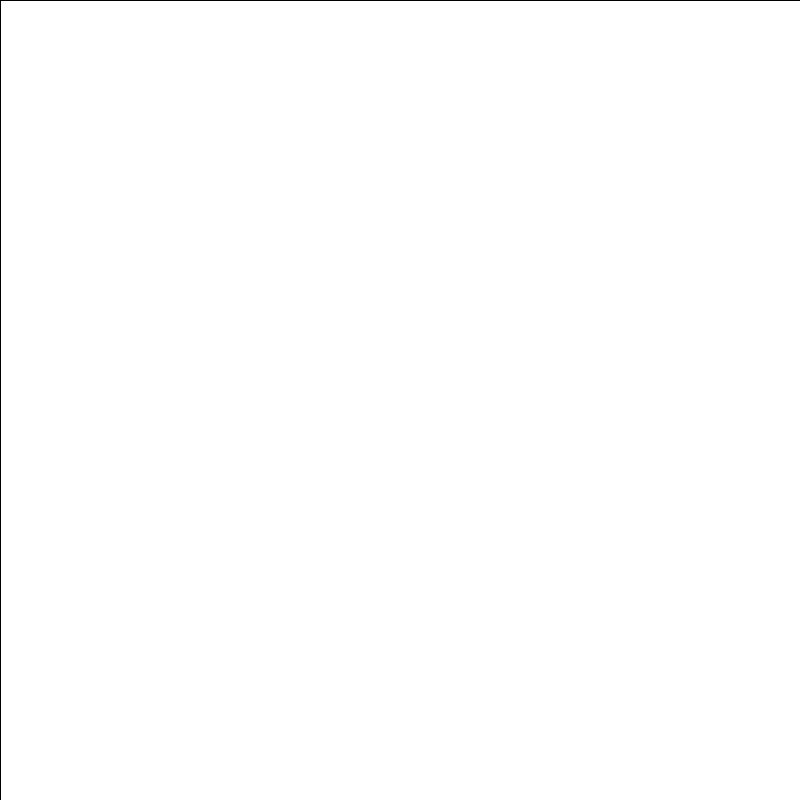
Frame 1 (no input)
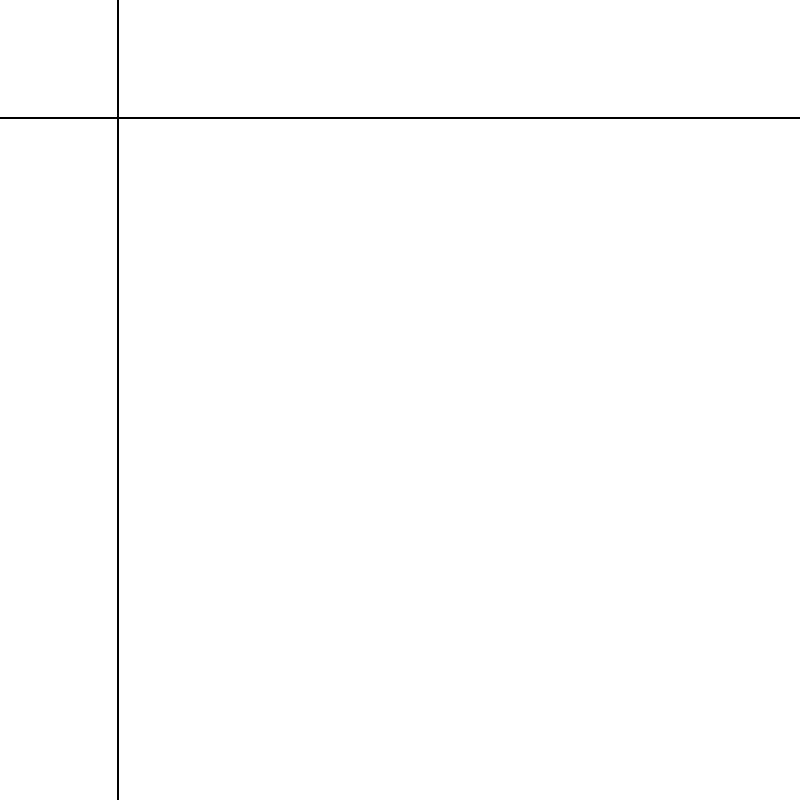
Frame 60 (no input)
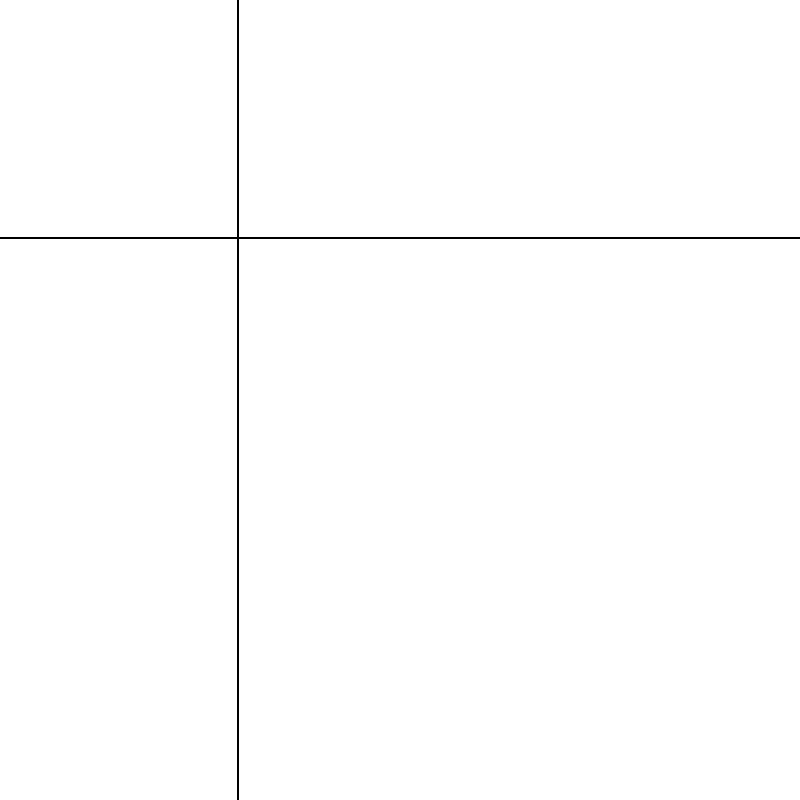
Frame 120 (the mouse pressed at the canvas centre since frame 60)

The p5.js sketch that drew these frames (run headless with seeded random() and noise() and a simulated clock; from frame 60 on, the mouse is pressed at the canvas centre):

// p5.js sketch
// ── sketch.js
let dist = 5;
let x = 0;
let y = 0;

function setup() {
  createCanvas(800, 800);
}

function draw() {
  background(255);
  for (let i = 0; i < 10; i++) {
    for (let j = 0; j < 10; j++) {
      line(0, y, width, y);
      line(y, 0, y, height);
    }
  }
  x++;
  y += 2;
}

//ikke helt færdig (havde misforstået opgaven først)
